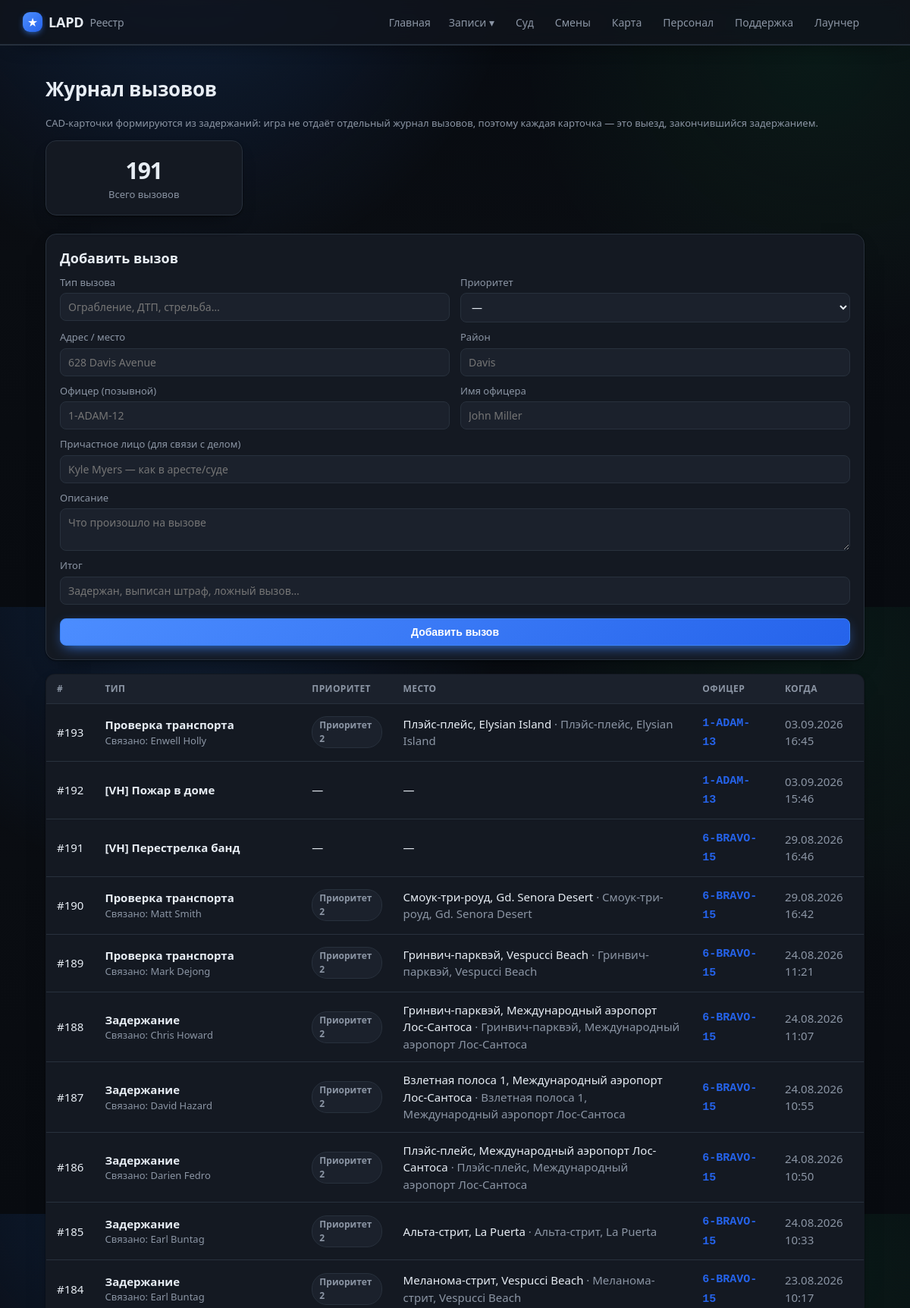
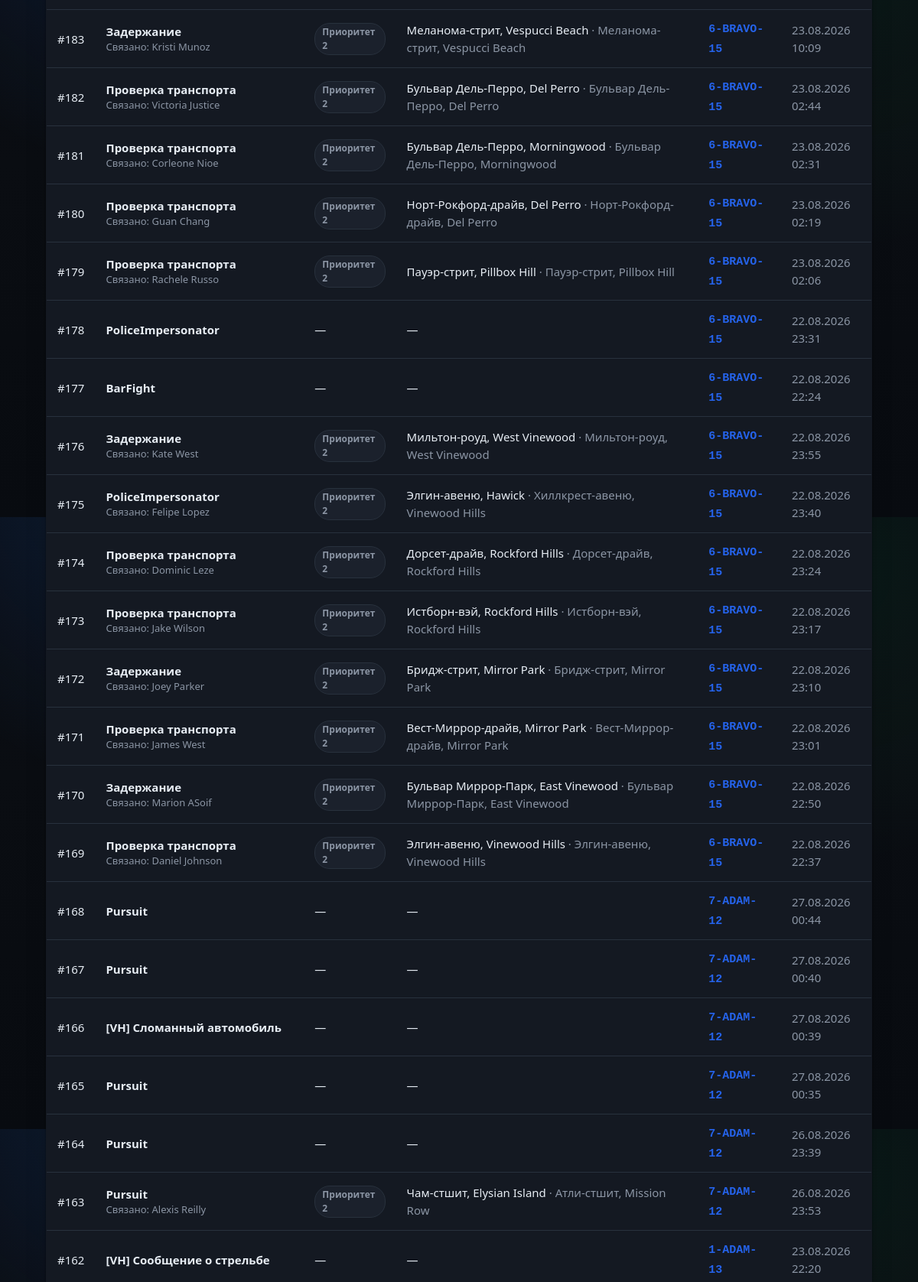
The page /callouts (upper part) on the database its author committed (2 pictures, top to bottom).
### tables this page shows
CREATE TABLE callouts (
                id INTEGER PRIMARY KEY AUTOINCREMENT,
                external_id TEXT UNIQUE,
                officer_id INTEGER,
                callout_type TEXT,
                priority TEXT,
                location TEXT,
                zone TEXT,
                description TEXT,
                outcome TEXT,
                occurred_at TEXT
            , suspect_name TEXT, pos_x REAL, pos_y REAL);

CREATE TABLE officers (
                id INTEGER PRIMARY KEY AUTOINCREMENT,
                callsign TEXT UNIQUE NOT NULL,
                name TEXT
            , current_status TEXT, status_since TEXT, rank TEXT, department TEXT, discord TEXT, is_admin INTEGER);

### app/main.py (the view, shortened to what this page needs)
@app.route("/callouts", methods=["GET", "POST"])
def callouts():
    is_static = os.environ.get("STATIC_EXPORT") == "1"
    officers = db.list_officers_with_stats()
    return render_template("callouts.html", callouts=db.list_callouts(300), officers=officers)

### app/db.py (called while the page is built)
def fmt_dt(iso):
    try:
        dt = datetime.datetime.fromisoformat(iso)
        return dt.strftime("%d.%m.%Y %H:%M")
    except Exception:
        return iso or "—"

@contextmanager
def get_conn():
    conn = sqlite3.connect(config.DB_PATH)
    conn.row_factory = sqlite3.Row
    try:
        yield conn
        conn.commit()
    finally:
        conn.close()

def status_info(code):
    return DUTY_STATUS.get(code, {"ru": "Не на службе", "cls": "off"})

def _row_to_callout(r):
    d = dict(r)
    d["priority_ru"] = CALLOUT_PRIORITY_RU.get(r["priority"], r["priority"] or "—")
    d["occurred_fmt"] = fmt_dt(r["occurred_at"]) if r["occurred_at"] else "—"
    ext = r["external_id"] or str(r["id"])
    try:
        num = int("".join(ch for ch in ext if ch.isdigit())[:8] or "0") % 900000 + 100000
    except Exception:
        num = 100000 + (r["id"] or 0)
    d["callout_no"] = f"CAD-{num}"
    return d

def list_callouts(limit=200, officer_id=None, real_only=False):
    q = """SELECT callouts.*, officers.callsign, officers.name AS officer_name
           FROM callouts LEFT JOIN officers ON officers.id = callouts.officer_id"""
    params, where = [], []
    if officer_id:
        where.append("callouts.officer_id=?"); params.append(officer_id)
    if real_only:
        where.append(f"NOT ({MIRROR_CALLOUT})")
    if where:
        q += " WHERE " + " AND ".join(where)
    q += " ORDER BY callouts.id DESC LIMIT ?"; params.append(limit)
    with get_conn() as c:
        return [_row_to_callout(r) for r in c.execute(q, params).fetchall()]

def staff_label(value):
    return STAFF_LABELS.get(value, value)

### app/main.py (called while the page is built)
@app.context_processor
def inject_globals():
    return {"community": config.COMMUNITY_NAME, "STATUS_RU": db.STATUS_RU,
            "staff_label": db.staff_label,
            "static_export": os.environ.get("STATIC_EXPORT") == "1",
            "build_id": time.strftime("%Y%m%d")}

### app/templates/callouts.html (shortened to what this page needs)
{% extends "base.html" %}
{% block content %}
<h1>Журнал вызовов</h1>
<p class="muted small">CAD-карточки формируются из задержаний: игра не отдаёт отдельный журнал вызовов,
  поэтому каждая карточка — это выезд, закончившийся задержанием.</p>
<section class="stats">
  <div class="stat"><div class="num">{{ callouts|length }}</div><div class="lbl">Всего вызовов</div></div>
</section>
{% if not static_export %}
<div class="card" style="margin-bottom:18px">
  <h2 style="margin-top:0">Добавить вызов</h2>
  <form method="post" class="callout-form">
    <div class="cf-row">
      <label>Тип вызова
        <input name="callout_type" list="ctypes" placeholder="Ограбление, ДТП, стрельба…" required></label>
      <label>Приоритет
        <select name="priority">
          <option value="">—</option>
        </select></label>
    </div>
    <div class="cf-row">
      <label>Адрес / место<input name="location" placeholder="628 Davis Avenue"></label>
      <label>Район<input name="zone" placeholder="Davis"></label>
    </div>
    <div class="cf-row">
      <label>Офицер (позывной)
        <input name="callsign" list="offs" placeholder="1-ADAM-12"></label>
      <label>Имя офицера<input name="officer_name" placeholder="John Miller"></label>
    </div>
    <label>Причастное лицо (для связи с делом)
      <input name="suspect_name" placeholder="Kyle Myers — как в аресте/суде"></label>
    <label>Описание<textarea name="description" rows="2" placeholder="Что произошло на вызове"></textarea></label>
    <label>Итог<input name="outcome" placeholder="Задержан, выписан штраф, ложный вызов…"></label>
    <button class="btn primary" type="submit">Добавить вызов</button>
  </form>
</div>
{% endif %}
{% if callouts %}
<table class="tbl">
  <thead><tr><th>#</th><th>Тип</th><th>Приоритет</th><th>Место</th><th>Офицер</th><th>Когда</th></tr></thead>
  <tbody>
  {% for c in callouts %}
    <tr onclick="location='{{ url_for('callout_view', cid=c.id) }}'">
      <td><a class="row-link" href="{{ url_for('callout_view', cid=c.id) }}" onclick="event.stopPropagation()">#{{ c.id }}</a></td>
      <td><b>{{ c.callout_type or '—' }}</b>
        {% if c.suspect_name %}<div class="muted small">Связано: <a href="{{ url_for('file_view', name=c.suspect_name) }}" onclick="event.stopPropagation()">{{ c.suspect_name }}</a></div>{% endif %}</td>
      <td>{% if c.priority %}<span class="tag {{ 'wanted' if c.priority=='1' }}">{{ c.priority_ru }}</span>{% else %}—{% endif %}</td>
      <td>{% if c.location or c.zone %}<a href="{{ url_for('game_map', zone=c.zone or c.location) }}" onclick="event.stopPropagation()">{{ c.location or c.zone }}</a>{% if c.zone and c.location %} <span class="muted">· {{ c.zone }}</span>{% endif %}{% else %}—{% endif %}</td>
      <td>{% if c.callsign %}<a class="cs" href="{{ url_for('officer_view', callsign=c.callsign) }}" onclick="event.stopPropagation()">{{ c.callsign }}</a>{% else %}—{% endif %}</td>
      <td class="muted">{{ c.occurred_fmt }}</td>
    </tr>
  {% endfor %}
  </tbody>
</table>
{% else %}
  <p class="empty">Вызовов пока нет<span class="empty-sub">Появятся после игры.{% if not static_export %} Или добавь первый через форму выше.{% endif %}</span></p>
{% endif %}
{% endblock %}

### app/static/style.css (style rules this page uses)
:root { --bg:#0a0d12; --surface:#141922; --surface2:#1b212c; --border:#28313d; --text:#e7edf4; --muted:#8b95a4; --accent:#3b82f6; --accent2:#2563eb; --wanted:#ef4444; --ok:#22c55e; --gold:#eab308; --shadow:0 1px 2px rgba(0,0,0,.5), 0 12px 28px -16px rgba(0,0,0,.7); --radius:14px; }
* { box-sizing:border-box }
body { margin:0;background:var(--bg);color:var(--text); font-family:system-ui,-apple-system,"Segoe UI",Roboto,sans-serif;font-size:15px;line-height:1.5 }
a { color:inherit;text-decoration:none }
h1 { font-size:24px;margin:.2em 0 .6em }
h2 { font-size:17px;margin:1.2em 0 .5em;color:var(--text) }
.stats { display:grid;grid-template-columns:repeat(4,1fr);gap:14px;margin-bottom:24px }
.stat { background:var(--surface);border:1px solid var(--border);border-radius:12px;padding:16px;text-align:center }
.stat .num { font-size:30px;font-weight:700 }
.stat .lbl { color:var(--muted);font-size:13px }
.tbl { width:100%;border-collapse:collapse;background:var(--surface);border:1px solid var(--border);border-radius:12px;overflow:hidden }
.tbl th { text-align:left;font-size:12px;text-transform:uppercase;letter-spacing:.4px;color:var(--muted); padding:10px 14px;border-bottom:1px solid var(--border) }
.tbl td { padding:11px 14px;border-bottom:1px solid var(--border) }
.tbl tbody tr { cursor:pointer;transition:background .12s }
.row-link { color:var(--text);text-decoration:none }
.cs { font-family:ui-monospace,Consolas,monospace;color:var(--gold);font-weight:600 }
.muted { color:var(--muted) }
.small { font-size:13px }
.tag { display:inline-block;padding:2px 9px;border-radius:20px;font-size:12px;font-weight:600; background:var(--surface2);border:1px solid var(--border);color:var(--muted) }
.card { background:var(--surface);border:1px solid var(--border);border-radius:12px;padding:18px;margin-bottom:16px }
.btn { background:var(--surface2);color:var(--text);border:1px solid var(--border); padding:9px 16px;border-radius:8px;font-weight:600;cursor:pointer;font-size:14px }
.btn.primary { background:var(--accent);border-color:var(--accent);color:#fff;width:100% }
.callout-form label { display:block;margin-bottom:10px;color:var(--muted);font-size:13px }
.callout-form input,.callout-form select,.callout-form textarea { display:block;width:100%;margin-top:4px;background:var(--surface2);color:var(--text); border:1px solid var(--border);border-radius:8px;padding:8px 10px;font-size:14px;font-family:inherit }
.callout-form .cf-row { display:grid;grid-template-columns:1fr 1fr;gap:14px }
.callout-form button { margin-top:8px }
body { font-size:15px;-webkit-font-smoothing:antialiased;text-rendering:optimizeLegibility }
h1 { font-size:26px;font-weight:700;letter-spacing:-.3px }
h2 { font-size:18px;font-weight:650 }
.card,.stat,.tbl,.staff-row,.court-row,.officer-card,.district,.faq p,.dutylog li,.pen,.metric { box-shadow:var(--shadow) }
.card,.stat,.officer-card { border-radius:var(--radius) }
.stat { transition:transform .15s,border-color .15s }
.stat .num { letter-spacing:-1px }
.btn { transition:background .15s,border-color .15s,transform .05s }
.btn.primary { background:linear-gradient(135deg,#4c8dff,#2563eb);box-shadow:0 6px 18px -6px var(--accent) }
main a.cs,main a[href]:not(.btn):not(.chip):not(.tag):hover { color:var(--accent2) }
.tbl th { background:var(--surface2) }
.tbl td { padding:12px 14px }
body { background: radial-gradient(circle at 20% -10%,rgba(59,130,246,.18),transparent 34%), radial-gradient(circle at 90% 8%,rgba(34,197,94,.08),transparent 30%), linear-gradient(180deg,#070b11 0%,#0a0d12 42%,#080b10 100%); }

### rows shown on the page
callouts: id "193", callout_type "Проверка транспорта", suspect_name "Enwell Holly", priority_ru "Приоритет 2", location "Плэйс-плейс, Elysian Island", zone "Плэйс-плейс, Elysian Island", callsign "1-ADAM-13", occurred_fmt "03.09.2026 16:45"
callouts: id "192", callout_type "[VH] Пожар в доме", callsign "1-ADAM-13", occurred_fmt "03.09.2026 15:46"
callouts: id "191", callout_type "[VH] Перестрелка банд", callsign "6-BRAVO-15", occurred_fmt "29.08.2026 16:46"
callouts: id "190", callout_type "Проверка транспорта", suspect_name "Matt Smith", priority_ru "Приоритет 2", location "Смоук-три-роуд, Gd. Senora Desert", zone "Смоук-три-роуд, Gd. Senora Desert", callsign "6-BRAVO-15", occurred_fmt "29.08.2026 16:42"
callouts: id "189", callout_type "Проверка транспорта", suspect_name "Mark Dejong", priority_ru "Приоритет 2", location "Гринвич-парквэй, Vespucci Beach", zone "Гринвич-парквэй, Vespucci Beach", callsign "6-BRAVO-15", occurred_fmt "24.08.2026 11:21"
callouts: id "188", callout_type "Задержание", suspect_name "Chris Howard", priority_ru "Приоритет 2", location "Гринвич-парквэй, Международный аэропорт Лос-Сантоса", zone "Гринвич-парквэй, Международный аэропорт Лос-Сантоса", callsign "6-BRAVO-15", occurred_fmt "24.08.2026 11:07"
callouts: id "187", callout_type "Задержание", suspect_name "David Hazard", priority_ru "Приоритет 2", location "Взлетная полоса 1, Международный аэропорт Лос-Сантоса", zone "Взлетная полоса 1, Международный аэропорт Лос-Сантоса", callsign "6-BRAVO-15", occurred_fmt "24.08.2026 10:55"
callouts: id "186", callout_type "Задержание", suspect_name "Darien Fedro", priority_ru "Приоритет 2", location "Плэйс-плейс, Международный аэропорт Лос-Сантоса", zone "Плэйс-плейс, Международный аэропорт Лос-Сантоса", callsign "6-BRAVO-15", occurred_fmt "24.08.2026 10:50"
callouts: id "185", callout_type "Задержание", suspect_name "Earl Buntag", priority_ru "Приоритет 2", location "Альта-стрит, La Puerta", zone "Альта-стрит, La Puerta", callsign "6-BRAVO-15", occurred_fmt "24.08.2026 10:33"
callouts: id "184", callout_type "Задержание", suspect_name "Earl Buntag", priority_ru "Приоритет 2", location "Меланома-стрит, Vespucci Beach", zone "Меланома-стрит, Vespucci Beach", callsign "6-BRAVO-15", occurred_fmt "23.08.2026 10:17"
callouts: id "183", callout_type "Задержание", suspect_name "Kristi Munoz", priority_ru "Приоритет 2", location "Меланома-стрит, Vespucci Beach", zone "Меланома-стрит, Vespucci Beach", callsign "6-BRAVO-15", occurred_fmt "23.08.2026 10:09"
callouts: id "182", callout_type "Проверка транспорта", suspect_name "Victoria Justice", priority_ru "Приоритет 2", location "Бульвар Дель-Перро, Del Perro", zone "Бульвар Дель-Перро, Del Perro", callsign "6-BRAVO-15", occurred_fmt "23.08.2026 02:44"
callouts: id "181", callout_type "Проверка транспорта", suspect_name "Corleone Nioe", priority_ru "Приоритет 2", location "Бульвар Дель-Перро, Morningwood", zone "Бульвар Дель-Перро, Morningwood", callsign "6-BRAVO-15", occurred_fmt "23.08.2026 02:31"
callouts: id "180", callout_type "Проверка транспорта", suspect_name "Guan Chang", priority_ru "Приоритет 2", location "Норт-Рокфорд-драйв, Del Perro", zone "Норт-Рокфорд-драйв, Del Perro", callsign "6-BRAVO-15", occurred_fmt "23.08.2026 02:19"
callouts: id "179", callout_type "Проверка транспорта", suspect_name "Rachele Russo", priority_ru "Приоритет 2", location "Пауэр-стрит, Pillbox Hill", zone "Пауэр-стрит, Pillbox Hill", callsign "6-BRAVO-15", occurred_fmt "23.08.2026 02:06"
callouts: id "178", callout_type "PoliceImpersonator", callsign "6-BRAVO-15", occurred_fmt "22.08.2026 23:31"
callouts: id "177", callout_type "BarFight", callsign "6-BRAVO-15", occurred_fmt "22.08.2026 22:24"
callouts: id "176", callout_type "Задержание", suspect_name "Kate West", priority_ru "Приоритет 2", location "Мильтон-роуд, West Vinewood", zone "Мильтон-роуд, West Vinewood", callsign "6-BRAVO-15", occurred_fmt "22.08.2026 23:55"
callouts: id "175", callout_type "PoliceImpersonator", suspect_name "Felipe Lopez", priority_ru "Приоритет 2", location "Элгин-авеню, Hawick", zone "Хиллкрест-авеню, Vinewood Hills", callsign "6-BRAVO-15", occurred_fmt "22.08.2026 23:40"
callouts: id "174", callout_type "Проверка транспорта", suspect_name "Dominic Leze", priority_ru "Приоритет 2", location "Дорсет-драйв, Rockford Hills", zone "Дорсет-драйв, Rockford Hills", callsign "6-BRAVO-15", occurred_fmt "22.08.2026 23:24"
callouts: id "173", callout_type "Проверка транспорта", suspect_name "Jake Wilson", priority_ru "Приоритет 2", location "Истборн-вэй, Rockford Hills", zone "Истборн-вэй, Rockford Hills", callsign "6-BRAVO-15", occurred_fmt "22.08.2026 23:17"
callouts: id "172", callout_type "Задержание", suspect_name "Joey Parker", priority_ru "Приоритет 2", location "Бридж-стрит, Mirror Park", zone "Бридж-стрит, Mirror Park", callsign "6-BRAVO-15", occurred_fmt "22.08.2026 23:10"
callouts: id "171", callout_type "Проверка транспорта", suspect_name "James West", priority_ru "Приоритет 2", location "Вест-Миррор-драйв, Mirror Park", zone "Вест-Миррор-драйв, Mirror Park", callsign "6-BRAVO-15", occurred_fmt "22.08.2026 23:01"
callouts: id "170", callout_type "Задержание", suspect_name "Marion ASoif", priority_ru "Приоритет 2", location "Бульвар Миррор-Парк, East Vinewood", zone "Бульвар Миррор-Парк, East Vinewood", callsign "6-BRAVO-15", occurred_fmt "22.08.2026 22:50"
callouts: id "169", callout_type "Проверка транспорта", suspect_name "Daniel Johnson", priority_ru "Приоритет 2", location "Элгин-авеню, Vinewood Hills", zone "Элгин-авеню, Vinewood Hills", callsign "6-BRAVO-15", occurred_fmt "22.08.2026 22:37"
callouts: id "168", callout_type "Pursuit", callsign "7-ADAM-12", occurred_fmt "27.08.2026 00:44"
callouts: id "167", callout_type "Pursuit", callsign "7-ADAM-12", occurred_fmt "27.08.2026 00:40"
callouts: id "166", callout_type "[VH] Сломанный автомобиль", callsign "7-ADAM-12", occurred_fmt "27.08.2026 00:39"
callouts: id "165", callout_type "Pursuit", callsign "7-ADAM-12", occurred_fmt "27.08.2026 00:35"
callouts: id "164", callout_type "Pursuit", callsign "7-ADAM-12", occurred_fmt "26.08.2026 23:39"
callouts: id "163", callout_type "Pursuit", suspect_name "Alexis Reilly", priority_ru "Приоритет 2", location "Чам-стшит, Elysian Island", zone "Атли-стшит, Mission Row", callsign "7-ADAM-12", occurred_fmt "26.08.2026 23:53"
callouts: id "162", callout_type "[VH] Сообщение о стрельбе", callsign "1-ADAM-13", occurred_fmt "23.08.2026 22:20"

### other values the page prints
{{ community }} "LAPD"
{{ callouts|length }} "191"
